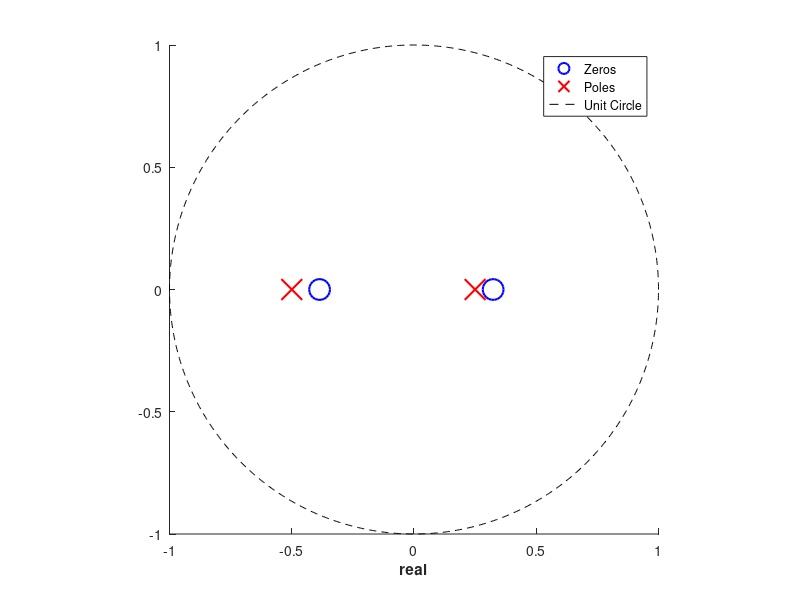

Source code (MATLAB): (Note: this script raises an error after producing the figure.)
clc;
clear all;

u = @(n)1.*(n>=0);
delta = @(n)1.*(n==0);

%% Problem 3

num = [4,.25,-.5];
den = conv([1,-.25],[1,.5]);

%3.B
figure(32);clf;
z = roots(num);
p = roots(den);
clf;
legs={};
hold('on');
if(~isempty(z))
  plot(real(z),imag(z),'bo','MarkerSize',15,'LineWidth',1.5);
  legs{end+1}='Zeros';
end
if(~isempty(p))
  plot(real(p),imag(p),'rx','MarkerSize',15,'LineWidth',1.5);
  legs{end+1}='Poles';
end
th=linspace(0,2*pi,1e3);
plot(cos(th),sin(th),'k--');
legs{end+1}='Unit Circle';
legend(legs);
axis('square');
hh=xlabel('\bfreal');hh.FontSize=14;
hh=ylabel('\bfimag');hh.FontSize=14;
hh=title('\bfProblem 3.B');hh.FontSize=16;

%3.D
n = 0:10;
h = filter(num,den,delta(n));

figure(34);
hh=stem(n,h,'LineWidth',1.5);
grid('on');
hh=xlabel('\bfn');hh.FontSize=14;
hh=ylabel('\bfh[n]');hh.FontSize=14;
hh=title('\bfProblem 3.D');hh.FontSize=16;

%3.F
n=-40:40;
xn = @(n)u(-n-1);
x = xn(n);
y = filter(num,den,x);
lgc = (abs(n)<floor(max(abs(n)*.5)));
%need to cut out a little because of settling time with filter beginning
%transient
figure(36);
subplot(2,1,1);
hh=stem(n(lgc),x(lgc),'LineWidth',1.5);
grid('on');
hh=xlabel('\bfn');hh.FontSize=14;
hh=ylabel('\bfx[n]');hh.FontSize=14;
axis('tight');

subplot(2,1,2);
hh=stem(n(lgc),y(lgc),'LineWidth',1.5);
grid('on');
hh=xlabel('\bfn');hh.FontSize=14;
hh=ylabel('\bfy[n]');hh.FontSize=14;
axis('tight');

hh=sgtitle('\bfProblem 3.F');hh.FontSize=16;


%% Problem 4
num = [1];
den = [1,-2];

z = roots(num);
p = roots(den);

figure(40);
clf;
legs={};
hold('on');
if(~isempty(z))
  plot(real(z),imag(z),'bo','MarkerSize',15,'LineWidth',1.5);
  legs{end+1}='Zeros';
end
if(~isempty(p))
  plot(real(p),imag(p),'rx','MarkerSize',15,'LineWidth',1.5);
  legs{end+1}='Poles';
end
th=linspace(0,2*pi,1e3);
plot(cos(th),sin(th),'k--');
legs{end+1}='Unit Circle';
legend(legs);
axis('square');
hh=xlabel('\bfreal');hh.FontSize=14;
hh=ylabel('\bfimag');hh.FontSize=14;
hh=title('\bfProblem 4');hh.FontSize=16;